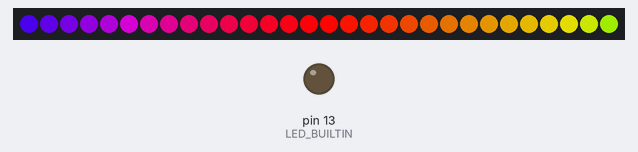
Recording of a sketch running on a simulated Arduino Uno, built with avr-gcc and run on an emulated ATmega328P. Parts: 30 RGB LEDs in strip order, left to right, output pins drawn as LEDs (lit = HIGH).

Above: at 3.07 s.
At 7.61 s:
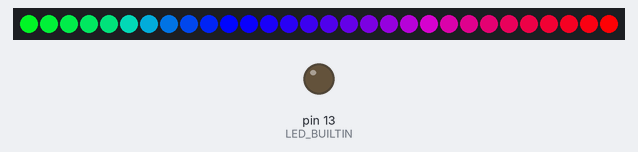
At 12.14 s:
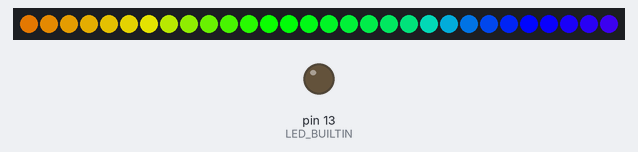
At 21.21 s:
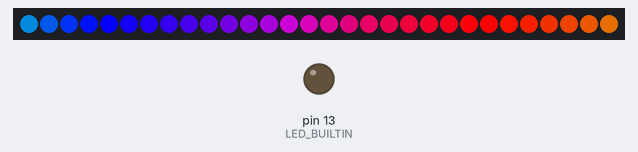
At 30.27 s:
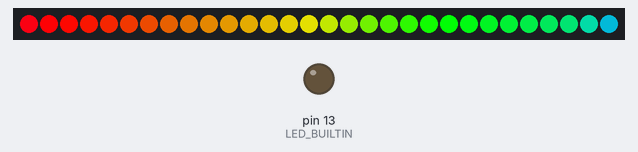
At 39.79 s:
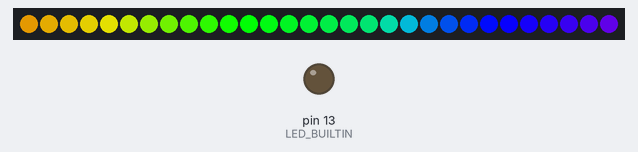

The sketch:

fastled.ino
```cpp
#define FASTLED_ESP8266_RAW_PIN_ORDER
// we need to include this before the FastLED import to define the mappings
// more info here https://github.com/FastLED/FastLED/wiki/ESP8266-notes

#include <FastLED.h>
#define NUM_LEDS 30 // Number of LEDs in strip

#define DATA_PIN 4
#define CLOCK_PIN 5

CRGB leds[NUM_LEDS];

void setup() {

  delay( 3000 ); // power-up safety delay
  FastLED.addLeds<APA102, DATA_PIN, CLOCK_PIN, BRG>(leds, NUM_LEDS).setCorrection(TypicalLEDStrip);
  pinMode(LED_BUILTIN, OUTPUT);
  // we put BRG here as the color scheme because nodemcu implements it that way... god knows why!!!
}

void loop() {
  fill_rainbow(leds, NUM_LEDS, millis());
  FastLED.show();
  delay(150);
}
```
